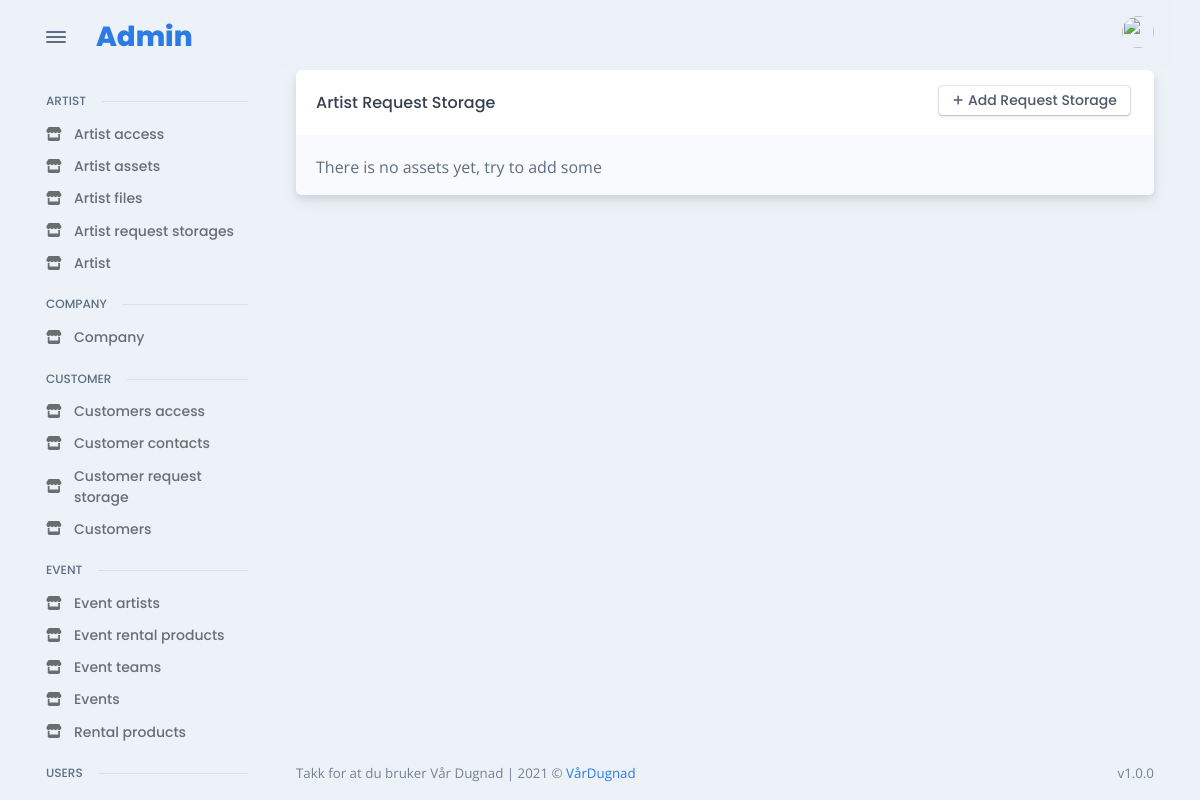
Before: /en/admin_site/artist/all_request_storage/ (signed in) with the older database file.
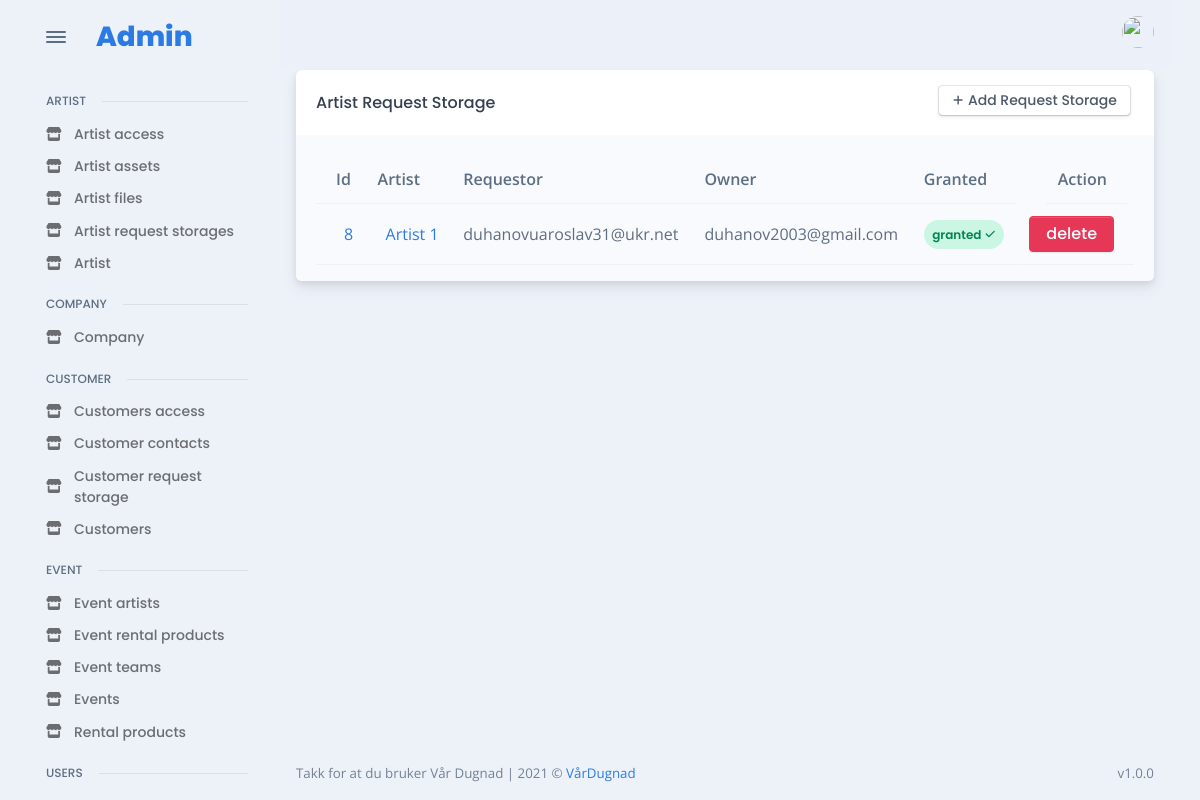
After: the same page with the newer database file.
### artist/models.py (models this page shows, shortened)
class ArtistRequestsStorage(models.Model):
    requester = models.ForeignKey(
        User,
        verbose_name=("requester name"),
        on_delete=models.CASCADE,
        related_name="requester",
    )
    owner = models.ForeignKey(
        User,
        verbose_name=("owner"),
        on_delete=models.CASCADE,
        related_name="owner",
    )
    artist = models.ForeignKey(Artist, verbose_name="artist", on_delete=models.CASCADE)
    created_at = models.DateTimeField(auto_now=True)
    granted = models.BooleanField(default=False)
    done = models.BooleanField(default=False)
    class Meta:
        unique_together = (
            "requester",
            "owner",
            "artist",
        )

class Artist(models.Model):
    name = models.CharField("name", max_length=255, unique=True)
    technical_raider = RichTextField("technical raider")
    hospitality_raider = RichTextField("technical raider")
    active = models.BooleanField(default=True)

### users/models.py (models this page shows, shortened)
class User(AbstractBaseUser):
    email = models.EmailField(max_length=255, unique=True)
    first_name = models.CharField(max_length=255)
    last_name = models.CharField(max_length=255)
    picture = models.ImageField(upload_to="images/users", blank=True)
    phone = models.CharField(max_length=50, blank=True)
    driver_licens_classes = models.CharField(max_length=50, blank=True)
    birthdate = models.DateField(null=True, blank=True)
    last_login = models.DateTimeField(auto_now_add=True)
    is_active = models.BooleanField(default=True)  # can login
    staff = models.BooleanField(default=False)  # can login
    admin = models.BooleanField(default=False)  # can login
    USERNAME_FIELD = "email"
    REQUIRED_FIELDS = ["first_name", "last_name"]
    objects = UserManager()
    def __str__(self):  # __unicode__ on Python 2
        return self.email

### admin_app/admin_artist/views.py (the view)
# urls.py: path("all_request_storage/", ArtistRequestStorageListView.as_view(), name="admin_get_all_request_storage"),
class ArtistRequestStorageListView(LoginRequiredMixin, ListView):
    model = ArtistRequestsStorage
    template_name = "admin/pages/artist/request_storage/all.html"
    context_object_name = 'requests'

### templates/admin/pages/artist/request_storage/all.html (shortened to what this page needs)
{% extends 'base/admin_base.html' %}
{% load static %}
{% load widget_tweaks %}
{% block content %}
<div class="card">
  <div class="card-header">
    <div class="row flex-between-center">
      <div class="col-4 col-sm-auto d-flex align-items-center pe-0">
        <h5 class="fs-0 mb-0 text-nowrap py-2 py-xl-0">Artist Request Storage</h5>
      </div>
      <div class="col-8 col-sm-auto text-end ps-2">
        <a href="{% url 'admin_add_new_artist_request_storage' %}" class="btn btn-falcon-default btn-sm me-1 mb-1">
          <span class="fas fa-plus me-1" data-fa-transform="shrink-3"></span>Add Request Storage
        </a>
      </div>
    </div>
  </div>
  <div class="card-body bg-light pb-0">
    <div class="table-responsive scrollbar">
      {% if requests|length %}
      <table class="table  table-striped overflow-hidden">
        <thead>
          <tr >
            <th scope="col">Id</th>
            <th scope="col">Artist</th>
            <th scope="col">Requestor</th>
            <th scope="col">Owner</th>
            <th scope="col">Granted</th>
            <th style="float:right; margin-right: 6%;"   scope="col">Action</th>
          </tr>
        </thead>
        <tbody>
          {% for request in requests %}
          <tr class="align-middle" >
            <td class="text-nowrap">
              <div class="d-flex align-items-center">
                <div class="ms-2"><a href="{% url 'admin_change_details_artist_request_storage' request.id %}">{{request.id}}</a></div>
              </div>
            </td>
            <td class="text-nowrap">
              <div class="d-flex align-items-center">
                <div class="ms-2"><a href="{% url 'admin_change_details_artist' request.artist.id %}">{{request.artist.name}}</a></div>
              </div>
            </td>
            <td>{{request.requester}}</td>
            <td>{{ request.owner }}</td>
            {% if request.granted %}
              <td><span class="badge badge rounded-pill d-block p-2 badge-soft-success">granted<span class="ms-1 fas fa-check" data-fa-transform="shrink-2"></span></span></td>
            {% else %}
              <td><span class="badge badge rounded-pill d-block p-2 badge-soft-danger">refuse<span class="ms-1 fas fa-times" data-fa-transform="shrink-2"></span></span></td>
            {% endif %}
            <td style="float:right" ><a class="btn btn-danger"  href="{% url 'admin_delete_artist_request_storage' request.id %}">delete</a></tr>
          {% endfor %}
        </tbody>
      </table>
      {% else %}
          <p>There is no assets yet, try to add some</p>
      {% endif %}
    </div>
  </div>
  </div>
{% endblock %}

Changed rows visible on the page:
added ArtistRequestsStorage: id "8", artist.name "Artist 1", requester "duhanovuaroslav31@ukr.net", owner "duhanov2003@gmail.com", granted "granted"
Other visible differences:
text no longer shown: "There is no assets yet, try to add some"
text now shown: "Id Artist Requestor Owner Granted Action"
